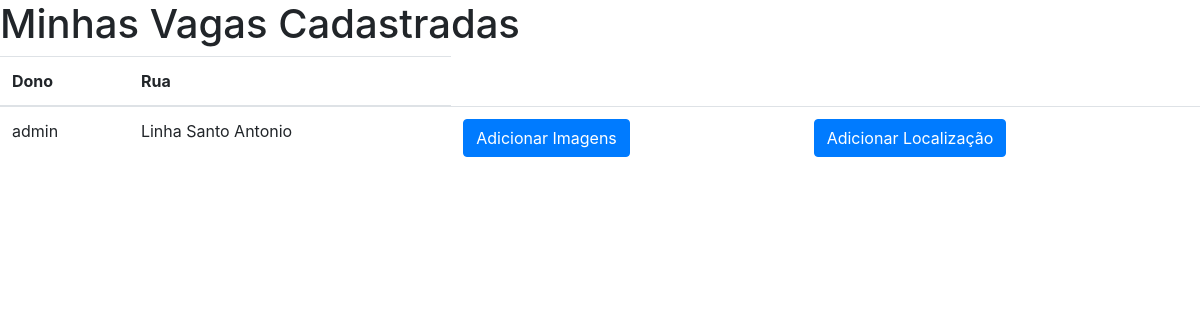
Page /painel/adicional on the earlier database version.
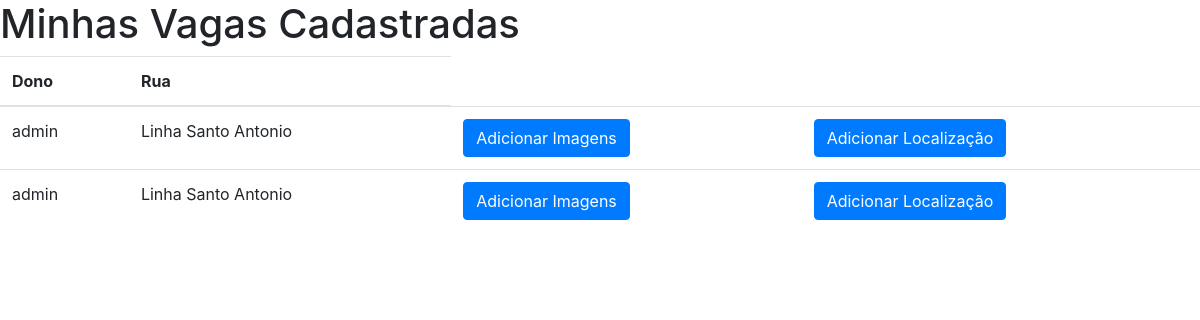
Same page on the later database version.
### painel/models.py (models this page shows, shortened)
class Vaga(models.Model):
	dono = models.ForeignKey('auth.User', on_delete=models.CASCADE, default="")
	rua = models.CharField(max_length=50)
	bairro = models.CharField(max_length=50)
	referencia = models.CharField(max_length=200)
	cidade = models.CharField(max_length=50)
	estado = models.CharField(max_length=2)
	valor = models.FloatField(default=0.00)
	categoria = models.TextField(default="")
	rascunho = models.BooleanField(default=True)

### painel/views.py (the view)
# urls.py: path('adicional', views.adicional, name='adicional'),
def adicional(request):
   listav = Vaga.objects.all()
   contexto = {"listav": listav}
   return render(request, 'painel/adicional.html', contexto)

### painel/templates/painel/adicional.html
{% extends "painel/meuperfil.html" %}
{% load static %}
{% block content %}
<h1>Minhas Vagas Cadastradas</h1>
  {% if listav %}
   <table class="table">
    <thead>
    <tr>
           <th>Dono</th>
           <th>Rua</td>
      </tr>
    </thead>
   {% for v in listav %}
       <tr>
           <td> {{ v.dono }}  </td>
           <td> {{ v.rua }}  </td>
           <td><a href="#" class="btn btn-primary">Adicionar Imagens</a></td>
           <td><a href="#" class="btn btn-primary">Adicionar Localização</a></td>
      </tr>
   {% endfor %}
   </table>
{% else %}
   <p>Sem vagas cadastradas.</p>
  {% endif %}
{% endblock %}

Differences in the rows shown:
added Vaga: dono "admin", rua "Linha Santo Antonio"
